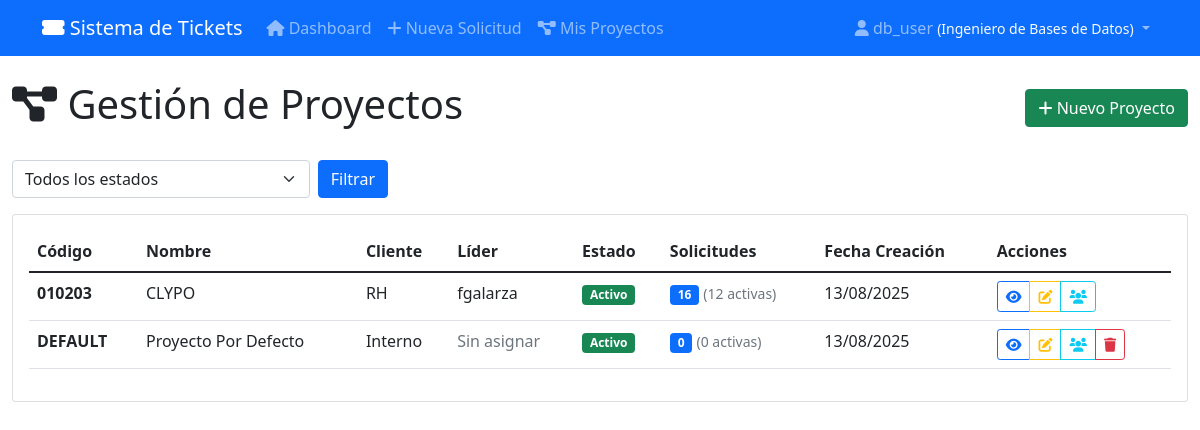
Screenshot of /proyectos/ (signed in) with the database file from the repository.
### tickets/models.py (models this page shows, shortened)
class UserProfile(models.Model):
    ROLES = [
        ('dev', 'Ingeniero de Desarrollo'),
        ('db', 'Ingeniero de Bases de Datos'),
        ('devops', 'Ingeniero DevOps'),
        ('admin', 'Administrador'),
        ('lider', 'Líder de Proyecto'),
    ]
    user = models.OneToOneField(User, on_delete=models.CASCADE, related_name='profile')
    role = models.CharField(max_length=10, choices=ROLES, default='dev')
    proyectos_asignados = models.ManyToManyField(Proyecto, blank=True,
                                               related_name='miembros_equipo',
                                               verbose_name="Proyectos Asignados")
    departamento = models.CharField(max_length=100, blank=True, verbose_name="Departamento")
    telefono = models.CharField(max_length=20, blank=True, verbose_name="Teléfono")
    activo = models.BooleanField(default=True, verbose_name="Activo")
    fecha_creacion = models.DateTimeField(auto_now_add=True)
    def get_proyectos_disponibles(self):
        if self.role == 'admin':
            return Proyecto.objects.filter(activo=True)
        elif self.role == 'lider':
            return Proyecto.objects.filter(
                models.Q(lider_proyecto=self.user) |
                models.Q(miembros_equipo=self.user),
                activo=True
            ).distinct()
        else:
            return self.proyectos_asignados.filter(activo=True)

class Proyecto(models.Model):
    nombre = models.CharField(max_length=100, unique=True, verbose_name="Nombre del Proyecto")
    codigo = models.CharField(max_length=20, unique=True, verbose_name="Código del Proyecto",
                             help_text="Código único para identificar el proyecto (ej: PROJ001)")
    descripcion = models.TextField(blank=True, verbose_name="Descripción")
    cliente = models.CharField(max_length=100, blank=True, verbose_name="Cliente")
    lider_proyecto = models.ForeignKey(User, on_delete=models.SET_NULL, null=True, blank=True,
                                      related_name='proyectos_liderados', verbose_name="Líder del Proyecto")
    base_datos_principal = models.CharField(max_length=100, blank=True, verbose_name="Base de Datos Principal")
    motor_bd = models.CharField(max_length=50, choices=[
        ('mysql', 'MySQL'),
        ('postgresql', 'PostgreSQL'),
        ('sqlserver', 'SQL Server'),
        ('oracle', 'Oracle'),
        ('sqlite', 'SQLite')
    ], default='mysql', verbose_name="Motor de Base de Datos")
    ESTADOS_PROYECTO = [
        ('activo', 'Activo'),
        ('en_pausa', 'En Pausa'),
        ('finalizado', 'Finalizado'),
        ('cancelado', 'Cancelado'),
    ]
    estado = models.CharField(max_length=20, choices=ESTADOS_PROYECTO, default='activo', verbose_name="Estado")
    fecha_inicio = models.DateField(null=True, blank=True, verbose_name="Fecha de Inicio")
    fecha_fin_estimada = models.DateField(null=True, blank=True, verbose_name="Fecha de Fin Estimada")
    fecha_creacion = models.DateTimeField(auto_now_add=True, verbose_name="Fecha de Creación")
    fecha_actualizacion = models.DateTimeField(auto_now=True, verbose_name="Última Actualización")
    configuraciones = models.JSONField(default=dict, blank=True, verbose_name="Configuraciones Adicionales",
                                     help_text="Configuraciones específicas del proyecto en formato JSON")
    activo = models.BooleanField(default=True, verbose_name="Activo")
    class Meta:
        verbose_name = "Proyecto"
        verbose_name_plural = "Proyectos"
        ordering = ['nombre']
    def get_solicitudes_activas(self):
        return self.solicitudes.exclude(estado__in=['finalizada', 'cancelada']).count()
    def get_solicitudes_total(self):
        return self.solicitudes.count()

### tickets/views.py (the view)
# urls.py: path('proyectos/', views.lista_proyectos, name='lista_proyectos'),
@login_required
def lista_proyectos(request):
    user_profile = UserProfile.objects.get_or_create(user=request.user)[0]
    if user_profile.role == 'admin':
        proyectos = Proyecto.objects.all().order_by('-fecha_creacion')
    else:
        proyectos = user_profile.get_proyectos_disponibles().order_by('-fecha_creacion')
    estado_filtro = request.GET.get('estado')
    if estado_filtro:
        proyectos = proyectos.filter(estado=estado_filtro)
    paginator = Paginator(proyectos, 15)
    page_number = request.GET.get('page')
    proyectos_page = paginator.get_page(page_number)
    context = {
        'proyectos': proyectos_page,
        'estado_filtro': estado_filtro,
        'estados_proyecto': Proyecto.ESTADOS_PROYECTO,
        'user_profile': user_profile,
    }
    return render(request, 'tickets/admin/lista_proyectos.html', context)

### templates/tickets/admin/lista_proyectos.html (shortened to what this page needs)
{% extends 'base.html' %}
{% block content %}
<div class="row">
    <div class="col-12">
        <div class="d-flex justify-content-between align-items-center mb-4">
            <h1><i class="fas fa-project-diagram"></i> Gestión de Proyectos</h1>
            <a href="{% url 'crear_proyecto' %}" class="btn btn-success">
                <i class="fas fa-plus"></i> Nuevo Proyecto
            </a>
        </div>
    </div>
</div>
<div class="row mb-3">
    <div class="col-md-4">
        <form method="get" class="d-flex">
            <select name="estado" class="form-select me-2">
                <option value="">Todos los estados</option>
            </select>
            <button type="submit" class="btn btn-primary">Filtrar</button>
        </form>
    </div>
</div>
<div class="row">
    <div class="col-12">
        <div class="card">
            <div class="card-body">
                {% if proyectos %}
                    <div class="table-responsive">
                        <table class="table table-hover">
                            <thead>
                                <tr>
                                    <th>Código</th>
                                    <th>Nombre</th>
                                    <th>Cliente</th>
                                    <th>Líder</th>
                                    <th>Estado</th>
                                    <th>Solicitudes</th>
                                    <th>Fecha Creación</th>
                                    <th>Acciones</th>
                                </tr>
                            </thead>
                            <tbody>
                                {% for proyecto in proyectos %}
                                <tr>
                                    <td><strong>{{ proyecto.codigo }}</strong></td>
                                    <td>{{ proyecto.nombre }}</td>
                                    <td>{{ proyecto.cliente|default:"Sin especificar" }}</td>
                                    <td>
                                        {% if proyecto.lider_proyecto %}
                                            {{ proyecto.lider_proyecto.get_full_name|default:proyecto.lider_proyecto.username }}
                                        {% else %}
                                            <span class="text-muted">Sin asignar</span>
                                        {% endif %}
                                    </td>
                                    <td>
                                        <span class="badge bg-{% if proyecto.estado == 'activo' %}success{% elif proyecto.estado == 'en_pausa' %}warning{% elif proyecto.estado == 'finalizado' %}info{% else %}danger{% endif %}">
                                            {{ proyecto.get_estado_display }}
                                        </span>
                                    </td>
                                    <td>
                                        <span class="badge bg-primary">{{ proyecto.get_solicitudes_total }}</span>
                                        <small class="text-muted">({{ proyecto.get_solicitudes_activas }} activas)</small>
                                    </td>
                                    <td>{{ proyecto.fecha_creacion|date:"d/m/Y" }}</td>
                                    <td>
                                        <div class="btn-group btn-group-sm">
                                            <a href="{% url 'detalle_proyecto' proyecto.pk %}" class="btn btn-outline-primary" title="Ver Detalle">
                                                <i class="fas fa-eye"></i>
                                            </a>
                                            <a href="{% url 'editar_proyecto' proyecto.pk %}" class="btn btn-outline-warning" title="Editar">
                                                <i class="fas fa-edit"></i>
                                            </a>
                                            <a href="{% url 'asignar_miembros_proyecto' proyecto.pk %}" class="btn btn-outline-info" title="Asignar Miembros">
                                                <i class="fas fa-users"></i>
                                            </a>
                                            {% if proyecto.get_solicitudes_total == 0 %}
                                            <a href="{% url 'eliminar_proyecto' proyecto.pk %}" class="btn btn-outline-danger" title="Eliminar">
                                                <i class="fas fa-trash"></i>
                                            </a>
                                            {% endif %}
                                        </div>
                                    </td>
                                </tr>
                                {% endfor %}
                            </tbody>
                        </table>
                    </div>
                {% endif %}
            </div>
        </div>
    </div>
</div>
{% endblock %}

### templates/base.html (shortened to what this page needs)
<!DOCTYPE html>
<html lang="es">
<head>
    <link href="https://cdn.jsdelivr.net/npm/bootstrap@5.1.3/dist/css/bootstrap.min.css" rel="stylesheet">
    <link href="https://cdnjs.cloudflare.com/ajax/libs/font-awesome/6.0.0/css/all.min.css" rel="stylesheet">
</head>
<body>
    <nav class="navbar navbar-expand-lg navbar-dark bg-primary">
        <div class="container">
            <a class="navbar-brand" href="{% url 'dashboard' %}">
                <i class="fas fa-ticket-alt"></i> Sistema de Tickets
            </a>
            {% if user.is_authenticated %}
            <div class="collapse navbar-collapse" id="navbarNav">
                <ul class="navbar-nav me-auto">
                    <li class="nav-item">
                        <a class="nav-link" href="{% url 'dashboard' %}">
                            <i class="fas fa-home"></i> Dashboard
                        </a>
                    </li>
                    <li class="nav-item">
                        <a class="nav-link" href="{% url 'crear_solicitud' %}">
                            <i class="fas fa-plus"></i> Nueva Solicitud
                        </a>
                    </li>
                    {% if user.profile.role == 'admin' %}
                    <li class="nav-item dropdown">
                        <a class="nav-link dropdown-toggle" href="#" id="adminDropdown" role="button" data-bs-toggle="dropdown">
                            <i class="fas fa-cogs"></i> Administración
                        </a>
                        <ul class="dropdown-menu">
                            <li><a class="dropdown-item" href="{% url 'panel_administracion' %}">
                                <i class="fas fa-tachometer-alt"></i> Panel Principal
                            </a></li>
                            <li><a class="dropdown-item" href="{% url 'lista_proyectos' %}">
                                <i class="fas fa-project-diagram"></i> Gestionar Proyectos
                            </a></li>
                            <li><a class="dropdown-item" href="{% url 'gestionar_usuarios' %}">
                                <i class="fas fa-users"></i> Gestionar Usuarios
                            </a></li>
                            <li><a class="dropdown-item" href="{% url 'estadisticas_avanzadas' %}">
                                <i class="fas fa-chart-bar"></i> Estadísticas
                            </a></li>
                        </ul>
                    </li>
                    {% else %}
                    <li class="nav-item">
                        <a class="nav-link" href="{% url 'lista_proyectos' %}">
                            <i class="fas fa-project-diagram"></i> Mis Proyectos
                        </a>
                    </li>
                    {% endif %}
                </ul>
                <ul class="navbar-nav">
                    <li class="nav-item dropdown">
                        <a class="nav-link dropdown-toggle" href="#" id="navbarDropdown" role="button" data-bs-toggle="dropdown">
                            <i class="fas fa-user"></i> {{ user.username }}
                            {% if user.profile %}
                                <small class="text-light">({{ user.profile.get_role_display }})</small>
                            {% endif %}
                        </a>
                    </li>
                </ul>
            </div>
            {% endif %}
        </div>
    </nav>
    <main class="container-fluid mt-4">
        {% block content %}{% endblock %}
    </main>
</body>
</html>

### rows the page displays
Proyecto: codigo "010203", nombre "CLYPO", cliente "RH", lider_proyecto.get_full_name "fgalarza", estado "Activo", get_solicitudes_total "16", get_solicitudes_activas "12", fecha_creacion "13/08/2025"
Proyecto: codigo "DEFAULT", nombre "Proyecto Por Defecto", cliente "Interno", shows "Sin asignar", estado "Activo", get_solicitudes_total "0", get_solicitudes_activas "0", fecha_creacion "13/08/2025"

### other values shown
{{ user.username }} "db_user"
{{ user.profile.get_role_display }} "Ingeniero de Bases de Datos"
